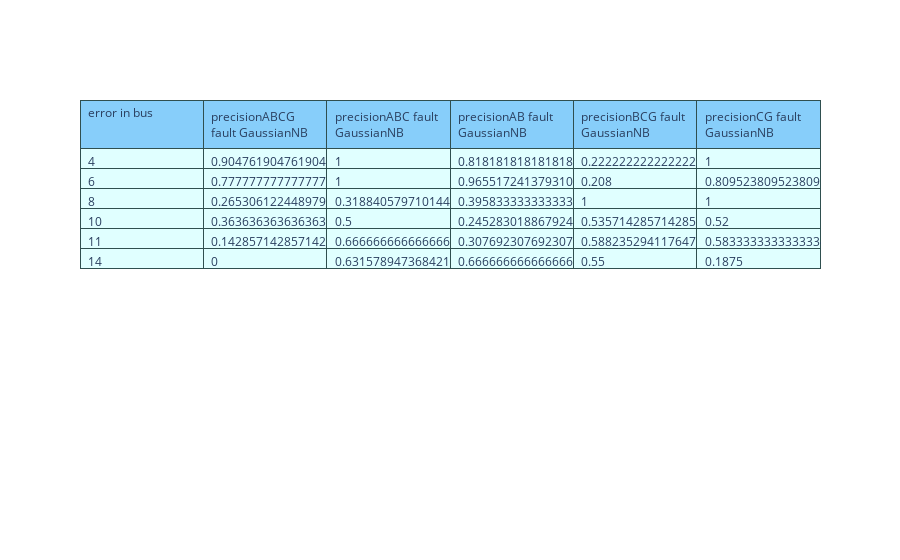

Write notebook code for a chart like this one.
### Code cell
from sklearn.naive_bayes import GaussianNB
from sklearn.metrics import accuracy_score, confusion_matrix, precision_score, recall_score
import plotly.graph_objects as go
import plotly.io as pio

errores = ["ABCG", "ABC", "AB", "BCG", "CG"]

precision_scores = {"error in bus": index_bus}
recall_scores = {}

Nmodels = [0, 1, 2, 3, 4]

# Crear el clasificador
for i in Nmodels:
    globals()[f"gnbclf{i}"] = GaussianNB()

# Entrenar el modelo
for i in Nmodels:
    globals()[f"gnbclf{i}"].fit(globals()[f"X_train{i}"], globals()[f"y_train{i}"])

# Realizar predicciones sobre el conjunto de prueba
fig, axs = plt.subplots(ncols=5, figsize=(20, 5))

for i in Nmodels:
    globals()[f"y_pred{i}"] = globals()[f"gnbclf{i}"].predict(globals()[f"X_test{i}"])

    # Evaluar la precisión del modelo
    globals()[f"gnb_acc{i}"] = accuracy_score(globals()[f"y_test{i}"], globals()[f"y_pred{i}"])
    globals()[f"conf_matrix_GNB{i}"] = confusion_matrix(globals()[f"y_test{i}"], globals()[f"y_pred{i}"])
    print(f"Gaussian Naive Bayes: {globals()[f'gnb_acc{i}']}")
    axs[i].set_title(errores[i])
    sns.heatmap(globals()[f"conf_matrix_GNB{i}"], annot=True, cmap='Blues', fmt='g', ax=axs[i], xticklabels=errores, yticklabels=errores)

    # Calcular precisión y recall para cada clase (etiqueta)
    precision_per_class = precision_score(globals()[f"y_test{i}"], globals()[f"y_pred{i}"], average=None)
    recall_per_class = recall_score(globals()[f"y_test{i}"], globals()[f"y_pred{i}"], average=None)

    # Guardar los valores en variables
    globals()[f"precision_gnb{i}"] = precision_per_class
    globals()[f"recall_gnb{i}"] = recall_per_class

    # Guardar los valores en los diccionarios
    precision_scores[f"precision{errores[i]} fault GaussianNB"] = precision_per_class
    recall_scores[f"recall_gnb{i}"] = recall_per_class

    print(f'Precision per class: {precision_per_class}')
    print(f'Recall per class: {recall_per_class}')

plt.savefig('gráfica_de_GNB_confusion.PDF')
plt.show()

# Crear una tabla con los resultados de Gaussian Naive Bayes
fig = go.Figure(data=[go.Table(
    header=dict(values=list(precision_scores.keys()),
                line_color='darkslategray',
                fill_color='lightskyblue',
                align='left'),
    cells=dict(values=list(precision_scores.values()),
               line_color='darkslategray',
               fill_color='lightcyan',
               align='left'))
])

# Mostrar la tabla
fig.show()

### Figure 1 — Plotly figure (JSON) as saved in the notebook; plotly's stock layout.template omitted (floating-point values rounded to 4 significant figures)
{"data": [{"cells": {"align": "left", "fill": {"color": "lightcyan"}, "line": {"color": "darkslategray"}, "values": [[4, 6, 8, 10, 11, 14], [0.9048, 0.7778, 0.2653, 0.3636, 0.1429, 0], [1, 1, 0.3188, 0.5, 0.6667, 0.6316], [0.8182, 0.9655, 0.3958, 0.2453, 0.3077, 0.6667], [0.2222, 0.208, 1, 0.5357, 0.5882, 0.55], [1, 0.8095, 1, 0.52, 0.5833, 0.1875]]}, "header": {"align": "left", "fill": {"color": "lightskyblue"}, "line": {"color": "darkslategray"}, "values": ["error in bus", "precisionABCG fault GaussianNB", "precisionABC fault GaussianNB", "precisionAB fault GaussianNB", "precisionBCG fault GaussianNB", "precisionCG fault GaussianNB"]}, "type": "table"}], "layout": {}}
